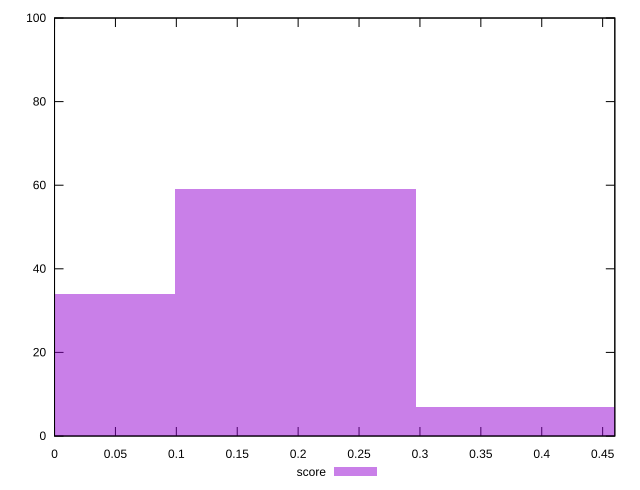

This figure's gnuplot source:
reset

$score <<EOF
0 34
0.19792311911522587 59
0.39584623823045173 7
EOF

set key outside below
set boxwidth 0.19792311911522587
set xrange [0:0.46]
set yrange [0:100]
set trange [0:100]
set style fill transparent solid 0.5 noborder
set terminal svg size 640, 490 enhanced background rgb 'white'
set output "reports/report_00028_2021-02-24T12-49-42.674Z/total-blocking-time/samples/astro/score/histogram.svg"

plot $score title "score" with boxes

reset
